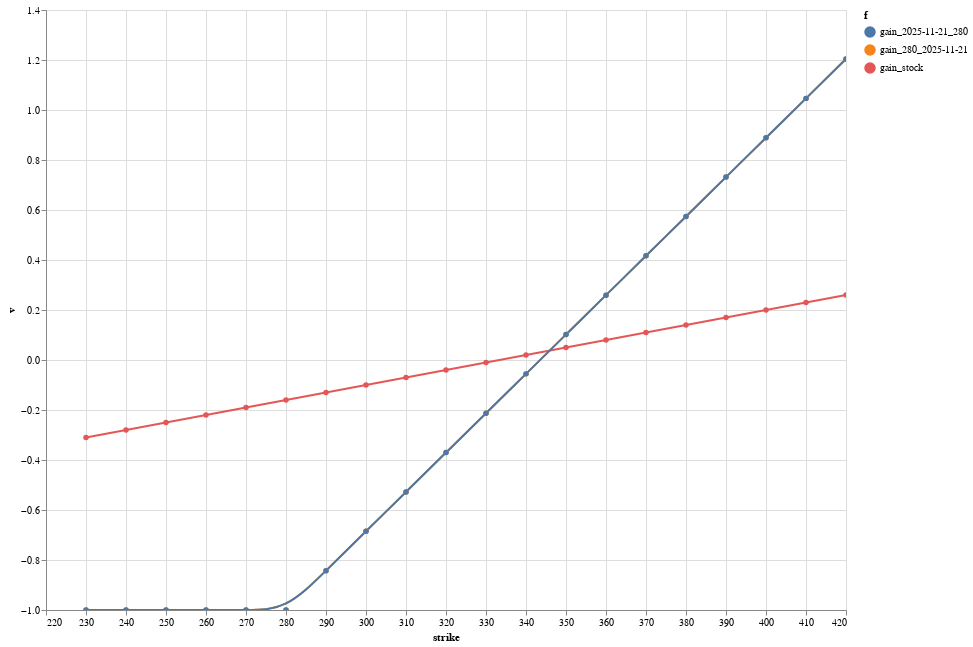

Notebook cell for this chart:
### Code cell
import altair as alt
# df=pd.DataFrame(options)
_cols=['strike','f','v']
alt.Chart(df_3.set_index('strike')[[x for x in df_3.columns if 'gain' in x]].stack().reset_index().set_axis(_cols,axis=1)
  ).mark_line(interpolate='basis',point=True).encode(
    x="strike",
    y="v",
    color="f",
    tooltip=_cols).interactive().properties(width=800,height=600)

### Figure 1 — Vega-Lite specification as saved in the notebook (floating-point values rounded to 4 significant figures)
{"config": {"view": {"continuousWidth": 300, "continuousHeight": 300}}, "data": {"name": "data-f2cdf72bf0d2b8e8a0ad2bd7642af8b6"}, "mark": {"type": "line", "interpolate": "basis", "point": true}, "encoding": {"color": {"field": "f", "type": "nominal"}, "tooltip": [{"field": "strike", "type": "quantitative"}, {"field": "f", "type": "nominal"}, {"field": "v", "type": "quantitative"}], "x": {"field": "strike", "type": "quantitative"}, "y": {"field": "v", "type": "quantitative"}}, "height": 600, "params": [{"name": "param_69", "select": {"type": "interval", "encodings": ["x", "y"]}, "bind": "scales"}], "width": 800, "$schema": "https://vega.github.io/schema/vega-lite/v5.20.1.json", "datasets": {"data-f2cdf72bf0d2b8e8a0ad2bd7642af8b6": [{"strike": 230.0, "f": "gain_280_2025-11-21", "v": -1.0}, {"strike": 230.0, "f": "gain_stock", "v": -0.3098}, {"strike": 230.0, "f": "gain_2025-11-21_280", "v": -1.0}, {"strike": 240.0, "f": "gain_280_2025-11-21", "v": -1.0}, {"strike": 240.0, "f": "gain_stock", "v": -0.2798}, {"strike": 240.0, "f": "gain_2025-11-21_280", "v": -1.0}, {"strike": 250.0, "f": "gain_280_2025-11-21", "v": -1.0}, {"strike": 250.0, "f": "gain_stock", "v": -0.2498}, {"strike": 250.0, "f": "gain_2025-11-21_280", "v": -1.0}, {"strike": 260.0, "f": "gain_280_2025-11-21", "v": -1.0}, {"strike": 260.0, "f": "gain_stock", "v": -0.2198}, {"strike": 260.0, "f": "gain_2025-11-21_280", "v": -1.0}, {"strike": 270.0, "f": "gain_280_2025-11-21", "v": -1.0}, {"strike": 270.0, "f": "gain_stock", "v": -0.1898}, {"strike": 270.0, "f": "gain_2025-11-21_280", "v": -1.0}, {"strike": 280.0, "f": "gain_280_2025-11-21", "v": -1.0}, {"strike": 280.0, "f": "gain_stock", "v": -0.1598}, {"strike": 280.0, "f": "gain_2025-11-21_280", "v": -1.0}, {"strike": 290.0, "f": "gain_280_2025-11-21", "v": -0.8426}, {"strike": 290.0, "f": "gain_stock", "v": -0.1298}, {"strike": 290.0, "f": "gain_2025-11-21_280", "v": -0.8426}, {"strike": 300.0, "f": "gain_280_2025-11-21", "v": -0.6852}, {"strike": 300.0, "f": "gain_stock", "v": -0.0998}, {"strike": 300.0, "f": "gain_2025-11-21_280", "v": -0.6852}, {"strike": 310.0, "f": "gain_280_2025-11-21", "v": -0.5277}, {"strike": 310.0, "f": "gain_stock", "v": -0.0698}, {"strike": 310.0, "f": "gain_2025-11-21_280", "v": -0.5277}, {"strike": 320.0, "f": "gain_280_2025-11-21", "v": -0.3703}, {"strike": 320.0, "f": "gain_stock", "v": -0.03979}, {"strike": 320.0, "f": "gain_2025-11-21_280", "v": -0.3703}, {"strike": 330.0, "f": "gain_280_2025-11-21", "v": -0.2129}, {"strike": 330.0, "f": "gain_stock", "v": -0.009782}, {"strike": 330.0, "f": "gain_2025-11-21_280", "v": -0.2129}, {"strike": 340.0, "f": "gain_280_2025-11-21", "v": -0.05547}, {"strike": 340.0, "f": "gain_stock", "v": 0.02022}, {"strike": 340.0, "f": "gain_2025-11-21_280", "v": -0.05547}, {"strike": 350.0, "f": "gain_280_2025-11-21", "v": 0.102}, {"strike": 350.0, "f": "gain_stock", "v": 0.05023}, {"strike": 350.0, "f": "gain_2025-11-21_280", "v": 0.102}, {"strike": 360.0, "f": "gain_280_2025-11-21", "v": 0.2594}, {"strike": 360.0, "f": "gain_stock", "v": 0.08024}, {"strike": 360.0, "f": "gain_2025-11-21_280", "v": 0.2594}, {"strike": 370.0, "f": "gain_280_2025-11-21", "v": 0.4168}, {"strike": 370.0, "f": "gain_stock", "v": 0.1102}, {"strike": 370.0, "f": "gain_2025-11-21_280", "v": 0.4168}, {"strike": 380.0, "f": "gain_280_2025-11-21", "v": 0.5742}, {"strike": 380.0, "f": "gain_stock", "v": 0.1403}, {"strike": 380.0, "f": "gain_2025-11-21_280", "v": 0.5742}, {"strike": 390.0, "f": "gain_280_2025-11-21", "v": 0.7316}, {"strike": 390.0, "f": "gain_stock", "v": 0.1703}, {"strike": 390.0, "f": "gain_2025-11-21_280", "v": 0.7316}, {"strike": 400.0, "f": "gain_280_2025-11-21", "v": 0.8891}, {"strike": 400.0, "f": "gain_stock", "v": 0.2003}, {"strike": 400.0, "f": "gain_2025-11-21_280", "v": 0.8891}, {"strike": 410.0, "f": "gain_280_2025-11-21", "v": 1.046}, {"strike": 410.0, "f": "gain_stock", "v": 0.2303}, {"strike": 410.0, "f": "gain_2025-11-21_280", "v": 1.046}, {"strike": 420.0, "f": "gain_280_2025-11-21", "v": 1.204}, {"strike": 420.0, "f": "gain_stock", "v": 0.2603}, {"strike": 420.0, "f": "gain_2025-11-21_280", "v": 1.204}]}}
